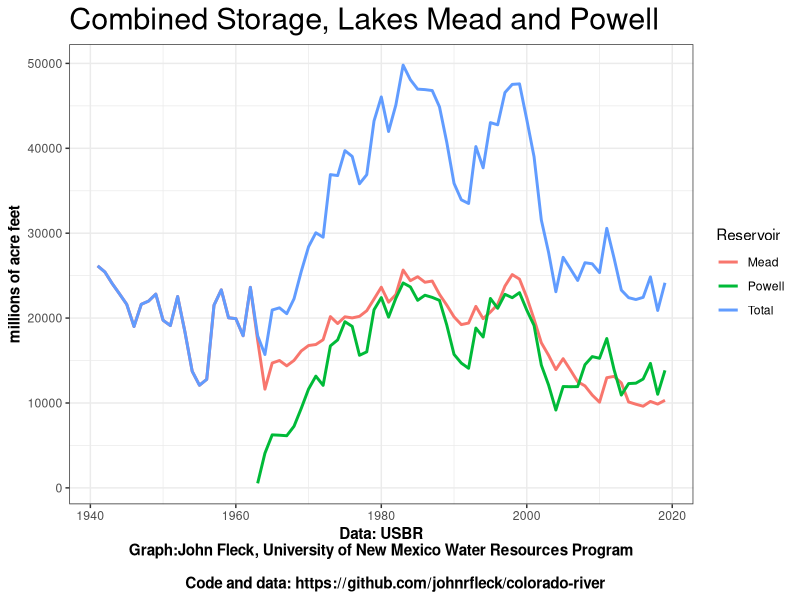

Reproduce this figure in R.
# mead-powell storage graph
library(ggplot2)
library(tidyverse)
library(readr)
library(reshape2)

# read data
mp <- read_csv("./data/meadpowell.csv", col_names=TRUE)

# add up total storage
mp$Total <- mp$Mead + mp$Powell
newdata <- as_tibble(melt(mp, id.vars="Year", 
                          variable.name="Reservoir", 
                          value.name="Storage"))
newdata <- filter(newdata, Storage>0)

# plot it
ggplot(newdata, aes(x=Year, y=Storage, colour=Reservoir)) +
  theme_bw() +
  theme(plot.title = element_text(size = rel(2)),
        panel.background = element_rect(colour = NA),
        plot.background = element_rect(colour = NA),
        plot.subtitle = element_text(size = rel(1.5)),
        axis.title = element_text(face = "bold",size = rel(1))) +
  geom_line(size=1) +
  ylab("millions of acre feet") +
  xlab("Data: USBR\nGraph:John Fleck, University of New Mexico Water Resources Program\n
       Code and data: https://github.com/johnrfleck/colorado-river") +
  ggtitle("Combined Storage, Lakes Mead and Powell")
